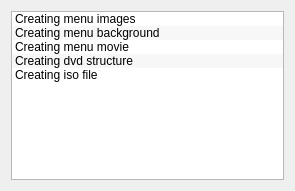
<ui version="4.0" >
 <class>DvdWizardStatus_UI</class>
 <widget class="QWidget" name="DvdWizardStatus_UI" >
  <property name="geometry" >
   <rect>
    <x>0</x>
    <y>0</y>
    <width>295</width>
    <height>191</height>
   </rect>
  </property>
  <property name="windowTitle" >
   <string>Form</string>
  </property>
  <layout class="QGridLayout" name="gridLayout" >
   <item row="0" column="0" >
    <widget class="QListWidget" name="job_progress" >
     <property name="alternatingRowColors" >
      <bool>true</bool>
     </property>
     <item>
      <property name="text" >
       <string>Creating menu images</string>
      </property>
     </item>
     <item>
      <property name="text" >
       <string>Creating menu background</string>
      </property>
     </item>
     <item>
      <property name="text" >
       <string>Creating menu movie</string>
      </property>
     </item>
     <item>
      <property name="text" >
       <string>Creating dvd structure</string>
      </property>
     </item>
     <item>
      <property name="text" >
       <string>Creating iso file</string>
      </property>
     </item>
    </widget>
   </item>
  </layout>
 </widget>
 <resources/>
 <connections/>
</ui>
